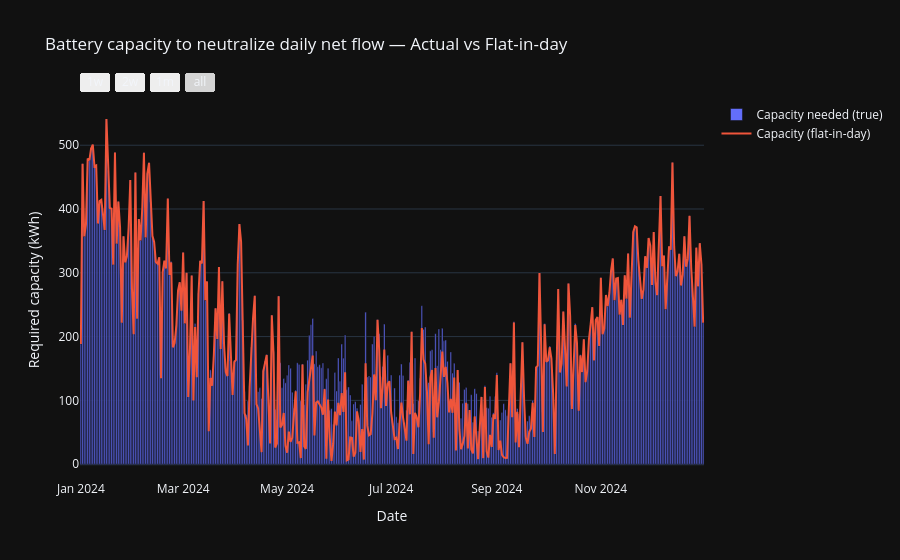
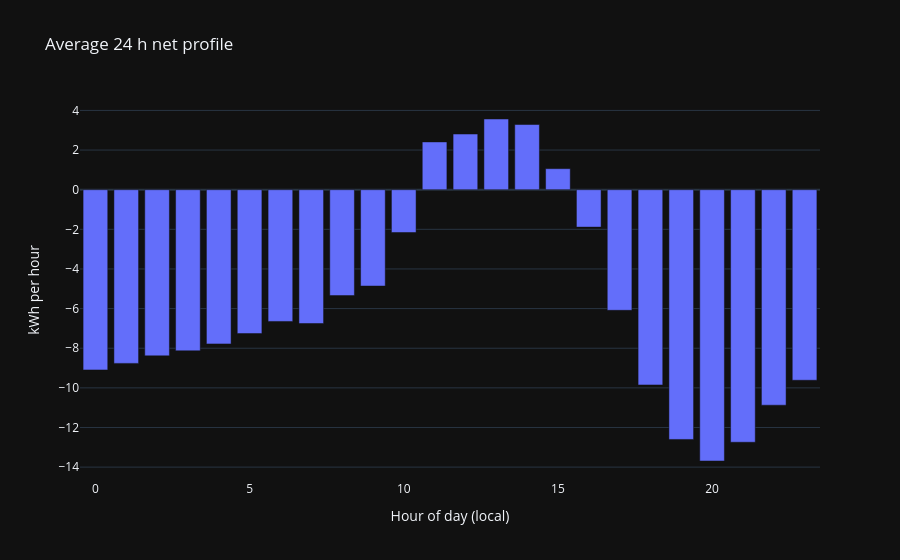

These figures' notebook cell, in order:
### Code cell
# Battery sizing realism test: Actual vs Flat-in-day net profile
# Uses existing: pd, np, go, TZ, systems
# Assumptions: 'Produktion' and 'El kWh' are kWh-per-interval (not cumulative).

# --- 0) Index → local-naive
t = pd.to_datetime(systems.index)
if getattr(t, "tz", None) is not None:
    t = t.tz_convert(TZ).tz_localize(None)
sys_ = systems.copy(); sys_.index = t

# --- 1) Columns -> per-interval net energy (kWh)
prod_col, grid_in_col = "Produktion", "El kWh"
if prod_col not in sys_.columns or grid_in_col not in sys_.columns:
    raise ValueError(f"Expected columns '{prod_col}' and '{grid_in_col}' in systems = {list(sys_.columns)}")

net_e = (sys_[prod_col] - sys_[grid_in_col]).rename("net_kWh")  # + surplus, - deficit

# --- 2) Battery sizing helper (per-day time series -> required capacity)
# Split round-trip efficiency η into charge/discharge: ηc = ηd = sqrt(ηrt)
def capacity_needed_kwh(e_series: pd.Series, eta_rt: float = 0.90) -> float:
    if e_series.empty:
        return 0.0
    eta = np.sqrt(eta_rt)
    soc = 0.0
    soc_min = 0.0
    soc_max = 0.0
    for e in e_series.values:
        if e >= 0:
            # charge; only a fraction lands in the battery
            soc += e * eta
        else:
            # discharge; battery must provide more due to losses
            soc += e / eta
        if soc < soc_min: soc_min = soc
        if soc > soc_max: soc_max = soc
    return float(soc_max - soc_min)  # kWh

# --- 3) Per-day comparison: actual vs flat
groups = net_e.groupby(net_e.index.normalize())  # one group per day
records = []
for day, g in groups:
    if len(g) < 2:
        continue
    true_cap = capacity_needed_kwh(g)
    flat_val = g.sum() / len(g)   # same daily energy, spread evenly
    flat_cap = capacity_needed_kwh(pd.Series(np.full(len(g), flat_val), index=g.index))
    ratio = (true_cap / flat_cap) if flat_cap > 0 else (np.inf if true_cap > 0 else 1.0)
    records.append({"day": day, "true_cap": true_cap, "flat_cap": flat_cap, "ratio_true_over_flat": ratio})

daily_caps = pd.DataFrame.from_records(records).set_index("day").sort_index()

# --- 4) Summary: is "flat day" acceptable?
# If ratio ≈ 1, flat is fine; >>1 means flat underestimates capacity.
if not daily_caps.empty:
    q = daily_caps["ratio_true_over_flat"].replace(np.inf, np.nan).dropna()
    msg = (
        f"Days analyzed: {len(daily_caps)}\n"
        f"Median capacity (true): {daily_caps['true_cap'].median():.2f} kWh\n"
        f"Median capacity (flat): {daily_caps['flat_cap'].median():.2f} kWh\n"
        f"Median ratio (true/flat): {q.median():.2f}\n"
        f"90th pct ratio: {q.quantile(0.90):.2f}\n"
    )
else:
    msg = "No daily data available."

print(msg)

# --- 5) Plot daily capacity needed (true) with weekly scan buttons
fig_weekly_cap = go.Figure()
fig_weekly_cap.add_bar(
    x=daily_caps.index, y=daily_caps["true_cap"].values, name="Capacity needed (true)"
)
fig_weekly_cap.add_scatter(
    x=daily_caps.index, y=daily_caps["flat_cap"].values, name="Capacity (flat-in-day)", mode="lines"
)
fig_weekly_cap.update_layout(
    title="Battery capacity to neutralize daily net flow — Actual vs Flat-in-day",
    xaxis=dict(
        title="Date",
        rangeselector=dict(buttons=[
            dict(count=7,  step="day", label="1w", stepmode="backward"),
            dict(count=14, step="day", label="2w", stepmode="backward"),
            dict(count=1,  step="month", label="1m", stepmode="backward"),
            dict(step="all")
        ]),
        rangeslider=dict(visible=False),
    ),
    yaxis=dict(title="Required capacity (kWh)"),
    hovermode="x unified",
    barmode="group"
)
fig_weekly_cap.show()

# --- 6) 24h net profile (mean) to visualize intraday shape
hod_mean = net_e.groupby(net_e.index.hour).mean().reindex(range(24), fill_value=0.0)
fig_hod = go.Figure()
fig_hod.add_bar(x=np.arange(24), y=hod_mean.values, name="Mean net (kWh/h)")
fig_hod.update_layout(title="Average 24 h net profile", xaxis_title="Hour of day (local)", yaxis_title="kWh per hour")
fig_hod.show()

# --- 7) Quick takeaway in text (printed already). Rule-of-thumb:
# If median ratio ~ 1.0–1.2 → flat is OK; if >1.5 → flat underestimates capacity materially.

### Figure 1 — Plotly figure (JSON) as saved in the notebook; plotly's stock layout.template omitted (floating-point values rounded to 4 significant figures; data arrays with more than 128 entries replaced by an {"elided": "..."} marker saying what was removed)
{"data": [{"name": "Capacity needed (true)", "type": "bar", "x": {"elided": "366 str values"}, "y": {"elided": "366 float values"}}, {"mode": "lines", "name": "Capacity (flat-in-day)", "type": "scatter", "x": {"elided": "366 str values"}, "y": {"elided": "366 float values"}}], "layout": {"barmode": "group", "hovermode": "x unified", "title": {"text": "Battery capacity to neutralize daily net flow — Actual vs Flat-in-day"}, "xaxis": {"rangeselector": {"buttons": [{"count": 7, "label": "1w", "step": "day", "stepmode": "backward"}, {"count": 14, "label": "2w", "step": "day", "stepmode": "backward"}, {"count": 1, "label": "1m", "step": "month", "stepmode": "backward"}, {"step": "all"}]}, "rangeslider": {"visible": false}, "title": {"text": "Date"}}, "yaxis": {"title": {"text": "Required capacity (kWh)"}}}}

### Figure 2 — Plotly figure (JSON) as saved in the notebook; plotly's stock layout.template omitted (floating-point values rounded to 4 significant figures)
{"data": [{"name": "Mean net (kWh/h)", "type": "bar", "x": [0, 1, 2, 3, 4, 5, 6, 7, 8, 9, 10, 11, 12, 13, 14, 15, 16, 17, 18, 19, 20, 21, 22, 23], "y": [-9.095, -8.766, -8.386, -8.131, -7.782, -7.261, -6.649, -6.755, -5.345, -4.863, -2.161, 2.411, 2.808, 3.567, 3.288, 1.061, -1.889, -6.086, -9.853, -12.6, -13.69, -12.74, -10.87, -9.616]}], "layout": {"title": {"text": "Average 24 h net profile"}, "xaxis": {"title": {"text": "Hour of day (local)"}}, "yaxis": {"title": {"text": "kWh per hour"}}}}
